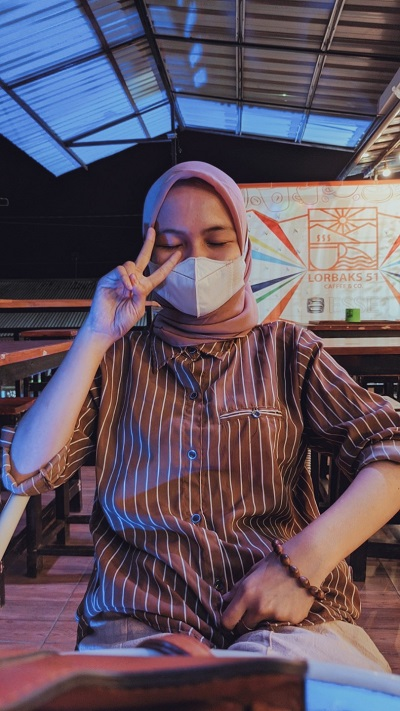
#> input picture img/dila4.jpg, 400 x 711 px, found by its file name
$ python negatif.py
#> lines starting #> are read from the running program, lines starting #| are printed output that depends on the picture
import cv2

img = cv2.imread("dila4.jpg", 0)
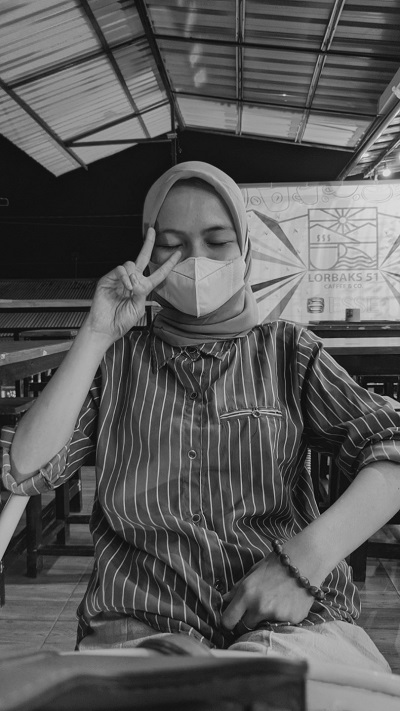
#> img: shape (711, 400); min 2, max 232, mean 89.1

img_1 = 255 - img
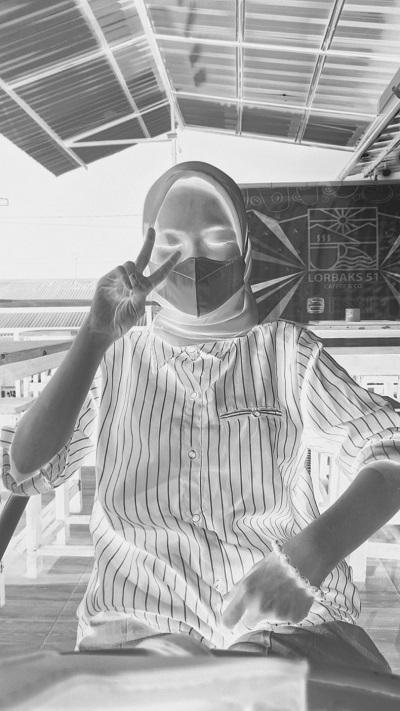
#> img_1: shape (711, 400); min 23, max 253, mean 165.9

cv2.imshow("Gambar Original", img)
cv2.imshow("Gambar Negatif", img_1)

cv2.waitKey(0)
cv2.destroyWindow()
